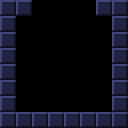

The image is a tile-based game level rendered from a .tmx file. Its description and complete source (layers, tilesets, objects, tile grids) follow:
An orthogonal 8x8 tile map with 16x16 px tiles, 1 tile layer (Tile Layer 1).

<map version="1.2" tiledversion="1.3.2" orientation="orthogonal" renderorder="right-down" compressionlevel="-1" width="8" height="8" tilewidth="16" tileheight="16" infinite="0" nextlayerid="2" nextobjectid="1">
 <tileset firstgid="1" source="hold_next.tsx" />
 <layer id="1" name="Tile Layer 1" width="8" height="8">
  <data encoding="csv">
1,1,9,9,9,9,1,1,
1,9,9,9,9,9,9,1,
1,9,9,9,9,9,9,1,
1,9,9,9,9,9,9,1,
1,9,9,9,9,9,9,1,
1,9,9,9,9,9,9,1,
1,9,9,9,9,9,9,1,
1,1,1,1,1,1,1,1
</data>
 </layer>
</map>
